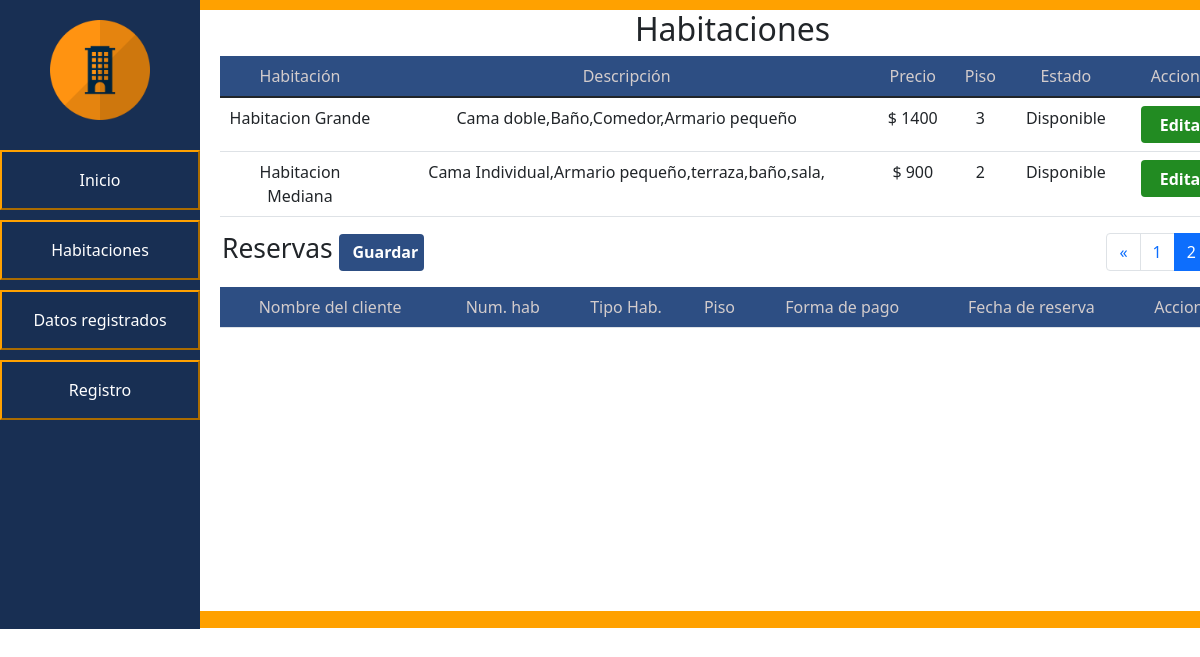
The page /PHP/registro.php?pagina=2 on the database as committed earlier.
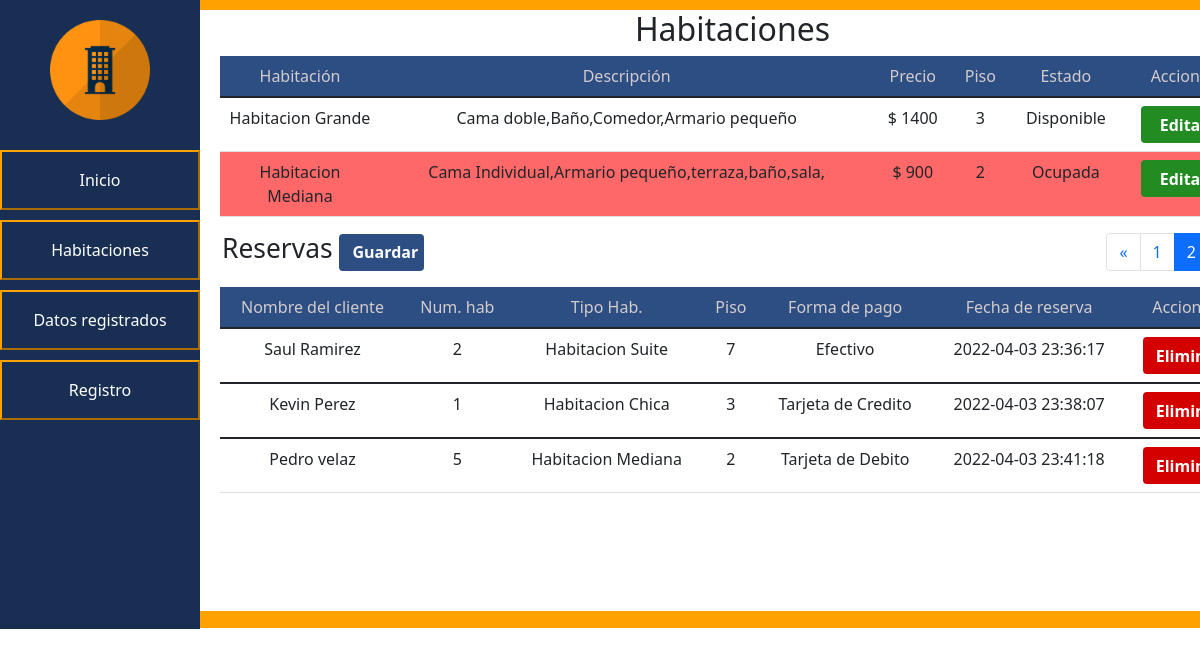
The same page on the database as committed later.
### tables this page shows
CREATE TABLE `habitacion` (
  `idHabitacion` int(11) NOT NULL,
  `NombreHab` varchar(45) NOT NULL,
  `Descripcion` varchar(50) NOT NULL,
  `Precio` int(10) NOT NULL,
  `Piso` int(10) NOT NULL,
  `Estado` varchar(20) NOT NULL
);

CREATE TABLE `reservas` (
  `idReserva` int(11) NOT NULL,
  `clientes_idClientes` int(11) NOT NULL,
  `habitacion_idHabitacion` int(11) NOT NULL,
  `formaPago_idPago` int(11) NOT NULL,
  `FechadeAlta` datetime NOT NULL
);

CREATE TABLE `clientes` (
  `idClientes` int(11) NOT NULL,
  `Nombre` varchar(45) NOT NULL,
  `Apellidos` varchar(45) NOT NULL,
  `Telefono` varchar(20) NOT NULL,
  `Identificacion` varchar(45) NOT NULL,
  `Correo` varchar(50) NOT NULL,
  `Fechadeingreso` datetime NOT NULL
);

CREATE TABLE `formapago` (
  `idPago` int(11) NOT NULL,
  `NombrePago` varchar(20) NOT NULL,
  `credito_idTarjeta` int(11) DEFAULT NULL,
  `debito_idTarjeta` int(11) DEFAULT NULL,
  `efectivo_idEfectivo` int(11) DEFAULT NULL
);

### PHP/registro.php (the view, shortened to what the changed rows need)
<!DOCTYPE html>
<html>
<head>
    <link href="https://cdn.jsdelivr.net/npm/bootstrap@5.1.3/dist/css/bootstrap.min.css" rel="stylesheet">
    <link rel="stylesheet" type="text/css" href="../css/styles-registro.css">
</head>
<body>
	<div id="general">
		<div id="cuerpo">
			<div id="contenido-cuerpo">
                <h2 style="text-align: center;"> Habitaciones </h2>
                        <table class="table table-hover" id="alineacion-tabla">
                            <thead>
                            <tr class="tittletables">
                                <th class="tamañocelda" scope="col">Habitación</th>
                                <th scope="col">Descripción</th>
                                <th scope="col">Precio</th>
                                <th scope="col">Piso</th>
                                <th scope="col">Estado</th>
                                <th scope="col">Acciones</th>
                            </tr>
                            </thead>
                            <tbody>
                            <?php $cont = include ("conexion.php");
                            $consulta="SELECT * FROM habitacion";
                            $resultado = mysqli_query($enlace,$consulta);
                            $articulos_por_pagina=3;
                            $articulos_totales=mysqli_num_rows($resultado);
                            $paginas=$articulos_totales/3;
                            $paginas=ceil($paginas);
                            $contador=($_GET['pagina']-1)*$articulos_por_pagina;
                            $consulta_1="SELECT * FROM habitacion LIMIT $contador,$articulos_por_pagina";
                            $resultado_1=mysqli_query($enlace,$consulta_1);
                            while ($mostrar=mysqli_fetch_array($resultado_1)){
                            ?>
                                <tr class="<?php echo ($mostrar['Estado']=="Ocupada")?'disponibilidad':'sin-color' ?>">
                                    <td > <?php echo $mostrar['NombreHab'] ?> </td>
                                    <td > <?php echo $mostrar['Descripcion'] ?> </td>
                                    <td >$ <?php echo $mostrar['Precio'] ?> </td>
                                    <td > <?php echo $mostrar['Piso'] ?> </td>
                                    <td > <?php echo $mostrar['Estado'] ?> </td>
                                    <td>
                                        <button type="button" class="buttonedit" data-bs-toggle="modal" data-bs-target="#editmodal<?php echo $mostrar['idHabitacion'];?>">
                                            Editar
                                        </button>
                                    </td>
                                </tr>
                            <?php
                            }
                            ?>
                            </tbody>
                        </table>
                        <nav class="alineacion" aria-label="Page navigation example">
                            <ul class="pagination" >
                                <?php for($i=0;$i<$paginas;$i++): ?>
                                <li class="page-item <?php echo $_GET['pagina']==$i+1 ?'active': '' ?>">
                                    <a class="page-link" href="registro.php?pagina=<?php echo $i+1 ?>">
                                        <?php echo $i+1 ?>
                                    </a>
                                </li>
                                <?php endfor; ?>
                            </ul>
                        </nav>
                <h1 class="TituluReserva" style="margin-left: 22px;"> Reservas
                    <button type="button" class="ButtonSave" data-bs-toggle="modal" data-bs-target="#modalsave">
                        Guardar
                    </button>
                </h1>
                <table class="table table-hover" id="alineacion-tabla">
                    <thead>
                    <tr class="tittletables">
                        <th scope="col">Nombre del cliente</th>
                        <th scope="col">Num. hab</th>
                        <th scope="col">Tipo Hab.</th>
                        <th scope="col">Piso</th>
                        <th scope="col">Forma de pago</th>
                        <th scope="col">Fecha de reserva</th>
                        <th scope="col">Acciones</th>
                    </tr>
                    </thead>
                    <?php
                    include ("conexion.php");
                    $ConsultaParaReservas = "SELECT
                                            clientes.Nombre,clientes.Apellidos,clientes.idClientes,
                                            habitacion.idHabitacion,habitacion.Piso,habitacion.NombreHab,
                                            formapago.NombrePago,formapago.idPago,
                                            reservas.FechadeAlta,reservas.idReserva
                                            FROM reservas
                                            INNER JOIN clientes ON clientes.idClientes = reservas.clientes_idClientes
                                            INNER JOIN habitacion ON reservas.habitacion_idHabitacion = habitacion.idHabitacion
                                            INNER JOIN formapago ON formapago.idPago = reservas.formapago_idPago";
                    $ResultadosParaReservas = mysqli_query($enlace,$ConsultaParaReservas);
                    while ($MostrarReservas = mysqli_fetch_assoc($ResultadosParaReservas)) {
                    ?>
                    <tbody>
                        <tr>
                            <td> <?php echo $MostrarReservas['Nombre']; ?> <?php echo $MostrarReservas['Apellidos']; ?> </td>
                            <td> <?php echo $MostrarReservas['idHabitacion']; ?>  </td>
                            <td> <?php echo $MostrarReservas['NombreHab']; ?> </td>
                            <td> <?php echo $MostrarReservas['Piso']; ?> </td>
                            <td> <?php echo $MostrarReservas['NombrePago']; ?> </td>
                            <td> <?php echo $MostrarReservas['FechadeAlta']; ?> </td>
                            <td>
                                <button type="button" class="buttondelete" data-bs-toggle="modal"
                                        data-bs-target="#deleteReserva<?php echo $MostrarReservas['idReserva']; ?>">
                                        Eliminar
                                </button>
                            </td>
                            <?php
                            include ("DeleteReservas.php");
                            ?>
                        </tr>
                    <?php
                    }
                    ?>
                    </tbody>
                </table>
            </div>
        </div>
</body>
</html>

Rows that differ between the two databases and show on the page:
changed habitacion "Habitacion Mediana": Estado "Disponible" → "Ocupada"
added reservas: clientes.Nombre "Saul", clientes.Apellidos "Ramirez", habitacion.idHabitacion "2", habitacion.NombreHab "Habitacion Suite", habitacion.Piso "7", formapago.NombrePago "Efectivo", FechadeAlta "2022-04-03 23:36:17"
added reservas: clientes.Nombre "Kevin", clientes.Apellidos "Perez", habitacion.idHabitacion "1", habitacion.NombreHab "Habitacion Chica", habitacion.Piso "3", formapago.NombrePago "Tarjeta de Credito", FechadeAlta "2022-04-03 23:38:07"
added reservas: clientes.Nombre "Pedro", clientes.Apellidos "velaz", habitacion.idHabitacion "5", habitacion.NombreHab "Habitacion Mediana", habitacion.Piso "2", formapago.NombrePago "Tarjeta de Debito", FechadeAlta "2022-04-03 23:41:18"
